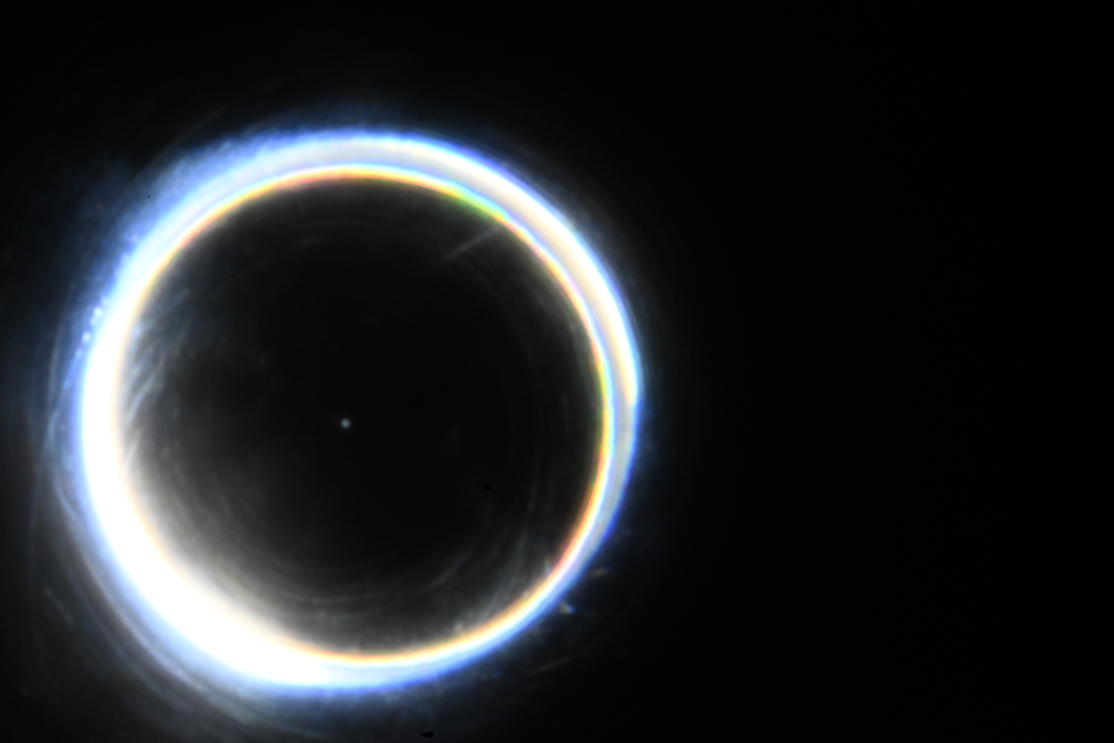
#> input picture example/Img015.jpg, 5568 x 3712 px (shown at 1/5 size)
$ jupyter execute --allow-errors gravlens.ipynb   (shell and % lines are left out)
#> lines starting #> are read from the running program, lines starting #| are printed output that depends on the picture; after the words box and inside, x2 and y2 are one past the last pixel; in counts of white or black regions, pixels touching at a corner belong together
# Gravitational Lensing Image Analysis

This notebook analyzes two pictures taken with the same setup:

- **Ring picture** (`RING_IMAGE_PATH`): one ring. The notebook detects the ring, finds the **coordinates of its center**, and measures its **radius / diameter** in actual units.
- **Double-image picture** (`DOUBLE_IMAGES_PATH`): two lensed images (vague lines or blobs). The notebook finds both images, measures the **light intensity of each** and their ratio, and finds the **distance of each image from the ring center** measured in the ring picture.

Steps:

1. **Read in both pictures** (converting JPEG values back to values proportional to light)
2. **Background-subtract** them (using a background frame scaled to each picture's exposure, or an estimate from each picture's border)
3. **Ring picture:** detect the ring and find its center, radius, and diameter
4. **Double-image picture:** intensity of the two images
5. **Distance of each image from the ring center**
6. **Summary**

**Requires:** `numpy`, `matplotlib`, `scikit-image`, `scipy`, `pillow`

[cell 1]
import numpy as np
import matplotlib.pyplot as plt
from PIL import Image
from skimage import io, color, feature, transform, segmentation, morphology
from skimage.util import img_as_float32
from scipy import ndimage

plt.rcParams['figure.figsize'] = (8, 6)

## Settings

Edit everything in the next cell to match your setup:

- `RING_IMAGE_PATH`: the picture with the ring.
- `DOUBLE_IMAGES_PATH`: the picture with the two lensed images. **The camera and pinhole must not move between the two pictures**, because the image distances are measured from the ring center found in the ring picture.
- `BACKGROUND_PATH`: a background frame taken with the light source blocked, or `None` to estimate the background from each picture's border instead.
- `BACKGROUND_SCALE`: the background frame only matches a picture if it was taken with the same exposure time and ISO. With `"auto"`, the notebook reads both from each file's metadata and scales the background frame by the ratio (exposure time × ISO), which is valid because the values are linear (see `LINEARIZE`). Set a number to scale by hand, or `1` to subtract it as-is.
- `LINEARIZE`: JPEGs store brightness on a curved (gamma) scale, so a pixel value of 0.5 is not half as much light as 1.0. With `LINEARIZE = True` the notebook undoes the standard sRGB curve so pixel values are approximately proportional to light. **Keep this on.** It does not affect ring geometry.
- `PIXEL_SCALE`: how many real-world units one pixel spans. Because there is **no lens** on the camera, light falls directly onto the sensor, so the scale is just the sensor's pixel pitch: sensor width / number of pixels across (Nikon Z50 II: 23.5 mm / 5568 px ≈ 4.22 µm per pixel). Sizes are therefore measured **at the sensor plane**. If you save JPEGs at a smaller image size (M or S), set `SENSOR_WIDTH_PX` to that image's pixel width. Don't use crop modes, since a cropped frame no longer spans the full 23.5 mm.

Ring picture:

- `R_MIN_PX`, `R_MAX_PX`: the range of plausible ring radii **in pixels**. `R_MAX_PX = None` searches up to half the image height.

Double-image picture:

- `N_IMAGES`: number of lensed images to measure (2 for this experiment).
- `IMAGE_APERTURES`: `None` to find the images automatically. If automatic detection merges the two images or picks up something else (a reflection, glare), give the regions by hand as a list of `(x, y, radius)` circles in pixels, read off the axes of the plotted picture.

[cell 2]
RING_IMAGE_PATH = "example/Img015.jpg"      # picture with the ring
DOUBLE_IMAGES_PATH = "example/Img021.jpg"   # picture with the two lensed images (same camera position!)
BACKGROUND_PATH = "example/Img016.jpg"      # background frame (light source blocked), or None
BACKGROUND_SCALE = "auto"           # "auto" = scale by exposure time x ISO from the metadata, or a number
LINEARIZE = True                    # undo the JPEG gamma curve so pixel values ~ proportional to light

# No lens: light lands directly on the sensor, so one pixel = one sensor pixel pitch.
# Nikon Z50 II sensor: 23.5 x 15.7 mm at 5568 x 3712 pixels.
SENSOR_WIDTH_MM = 23.5
SENSOR_WIDTH_PX = 5568
PIXEL_SCALE = SENSOR_WIDTH_MM / SENSOR_WIDTH_PX   # ~0.00422 mm per pixel (4.22 um)
UNIT = "mm"                         # name of the unit, used in printouts and plots

# --- ring picture ---
R_MIN_PX = 100                      # smallest expected ring radius, in pixels (full resolution)
R_MAX_PX = None                     # largest expected radius in pixels, or None for half the image height

# --- double-image picture ---
N_IMAGES = 2                        # number of lensed images to measure
IMAGE_APERTURES = None              # None = find automatically, or [(x, y, radius), ...] in pixels,
                                    #   e.g. [(1300, 2100, 600), (4400, 1950, 900)]

## 1. Read in both pictures

Each picture is loaded and converted to a grayscale float array in `[0, 1]`. With `LINEARIZE = True`, each color channel is first converted from the JPEG's sRGB curve back to linear light, so grayscale values are proportional to the light that hit the sensor. Linear images look dark on screen, so plots are shown with a display stretch; all measurements use the linear values.

Pixels at the top of the camera's range (saturated) are recorded, because the true brightness there is unknown and intensities that include them are underestimates. The exposure time and ISO are read from each file's metadata.

[cell 3]
def srgb_to_linear(v):
    """Invert the sRGB transfer curve: encoded value in [0, 1] -> linear light in [0, 1]."""
    return np.where(v <= 0.04045, v / 12.92, ((v + 0.055) / 1.055) ** 2.4)

def load_gray(path):
    """Load an image as grayscale float32 in [0, 1] (linear light if LINEARIZE).
    Returns (gray, saturated) where `saturated` marks pixels clipped in any channel."""
#> called with path = 'example/Img015.jpg'
    img = img_as_float32(io.imread(path))
    if img.ndim == 3:
        img = img[..., :3]                            # drop alpha channel if present
        saturated = (img >= 0.995).any(axis=-1)
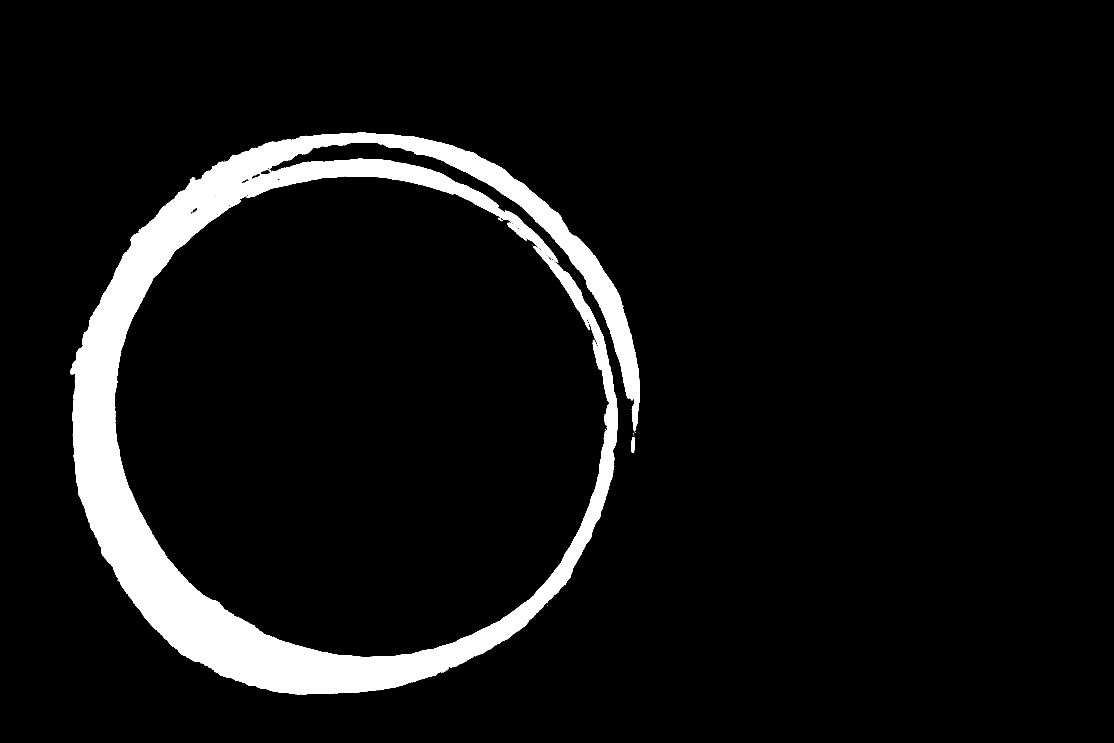
#> saturated: shape (3712, 5568) bool (shown at 1/5 size); 6.9% white; 169 white regions (166 under 20 px), largest, box (x1, y1, x2, y2) and area: (351, 660, 3200, 3473) 1414549, (3156, 2185, 3175, 2259) 970, (2492, 1089, 2504, 1097) 56
        if LINEARIZE:
            img = srgb_to_linear(img).astype(np.float32)
#> in srgb_to_linear, `return np.where(v <= 0.04045, v / 12.92, ((v + 0.055) / 1.055) ** 2.4)`:
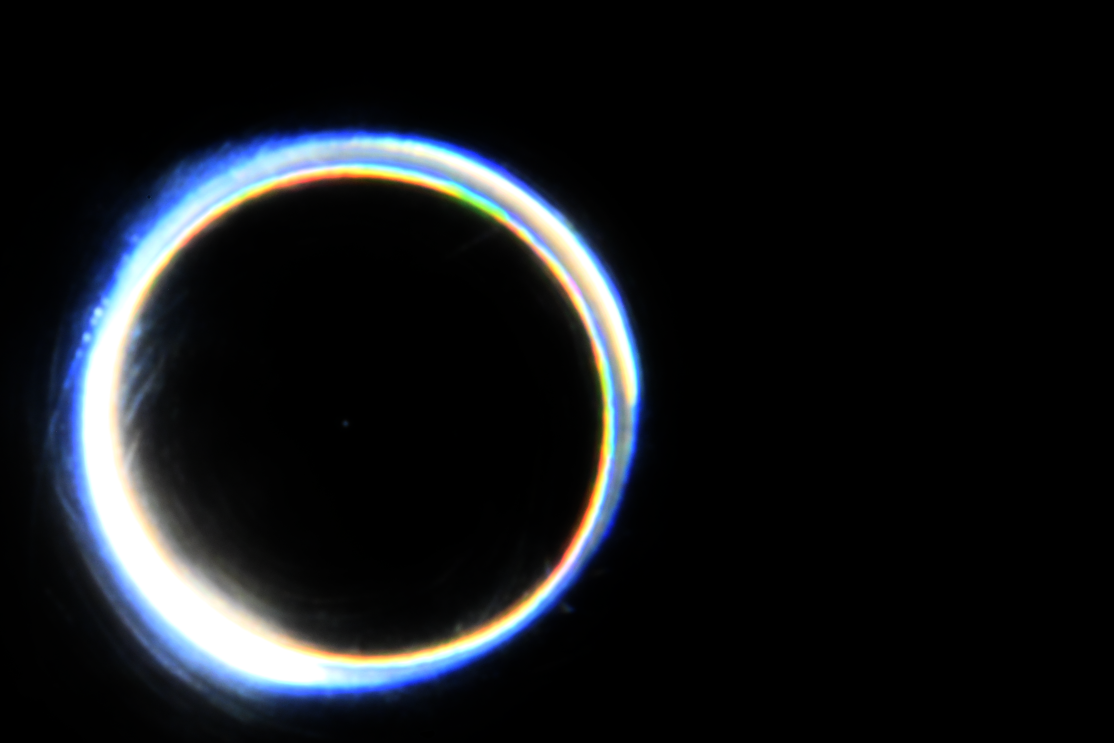
#> returned value: shape (3712, 5568, 3) float32 (shown at 1/5 size); mean of channels 0, 1, 2 0.0812, 0.091, 0.103; drawn as R, G, B
        gray = color.rgb2gray(img).astype(np.float32)  # luminance weights assume linear RGB
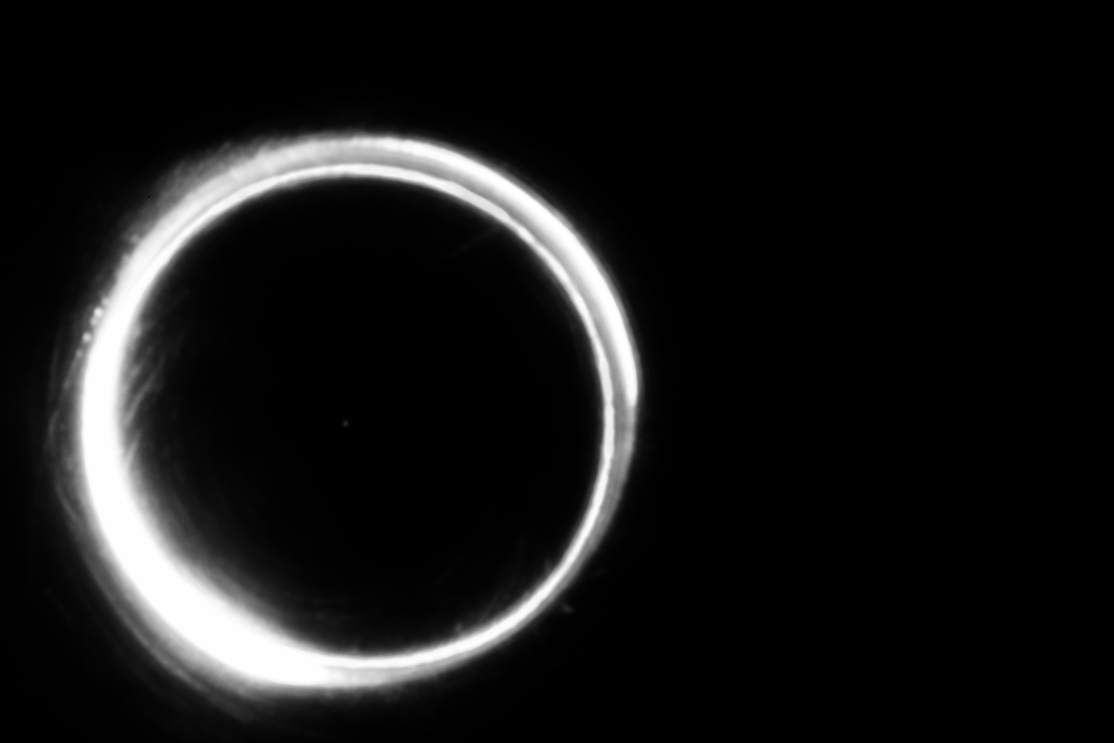
#> gray: shape (3712, 5568) float32 (shown at 1/5 size); min 0, max 1, mean 0.092
    else:
        saturated = img >= 0.995
        gray = srgb_to_linear(img).astype(np.float32) if LINEARIZE else img
    return gray, saturated

# [5 lines left out: function exposure_info, not called in this run]

def stretch(image):
    """Display-only brightness stretch so linear images are visible on screen."""
    return np.clip(image, 0, None) ** (1 / 2.2) if LINEARIZE else image

ring_gray, ring_saturated = load_gray(RING_IMAGE_PATH)
#> (the rest of this cell did not finish here and is left out)


fig, axes = plt.subplots(1, 2, figsize=(14, 5))
for ax, path, g, sat in [(axes[0], RING_IMAGE_PATH, ring_gray, ring_saturated),
                         (axes[1], DOUBLE_IMAGES_PATH, dbl_gray, dbl_saturated)]:
    t, iso = exposure_info(path)
    print(f"{path}: {g.shape[1]} x {g.shape[0]} px "
          f"({g.shape[1]*PIXEL_SCALE:.2f} x {g.shape[0]*PIXEL_SCALE:.2f} {UNIT}), "
          f"exposure {t} s, ISO {iso}, saturated pixels {100 * sat.mean():.2f}%")
    ax.imshow(stretch(g), cmap='gray')
    ax.set_title(path + ('  (display-stretched)' if LINEARIZE else ''))
plt.show()

## 2. Background subtraction

Two options, chosen automatically based on `BACKGROUND_PATH`:

- **Background frame:** a frame taken with the same setup but the light source blocked is subtracted pixel-by-pixel, after scaling it to each picture's exposure (`BACKGROUND_SCALE`). For example, a background taken at 0.625 s is multiplied by 0.16 before being subtracted from a 0.1 s picture at the same ISO.
- **Border estimate:** otherwise, the background level is estimated as the median of a border strip around the edge of each picture (assuming the ring or images do not reach the edges) and subtracted as a constant.

Negative values after subtraction are clipped to zero. The background-subtracted pictures are used for finding the ring and the images. The intensity measurement additionally subtracts a **local** background around each image, which removes any glow or scattered light that the background frame doesn't account for.

#> (a cell that did not finish here is left out)

    t_b, iso_b = exposure_info(BACKGROUND_PATH)

# [26 lines left out: function subtract_background, not called in this run]

ring_bkg, ring_sub, desc = subtract_background(ring_gray, RING_IMAGE_PATH)
print(f"{RING_IMAGE_PATH}: background = {desc}")
dbl_bkg, dbl_sub, desc = subtract_background(dbl_gray, DOUBLE_IMAGES_PATH)
print(f"{DOUBLE_IMAGES_PATH}: background = {desc}")

fig, axes = plt.subplots(1, 2, figsize=(14, 5))
axes[0].imshow(stretch(ring_sub), cmap='gray'); axes[0].set_title(f'{RING_IMAGE_PATH}, background-subtracted')
axes[1].imshow(stretch(dbl_sub), cmap='gray'); axes[1].set_title(f'{DOUBLE_IMAGES_PATH}, background-subtracted')
plt.show()

## 3. Ring picture: detect the ring and find its center

Two steps:

1. **Coarse detection** with a circular Hough transform on a Canny edge map of a downscaled copy of the image (a full-resolution Hough transform would need tens of GB of memory). This gives a rough center and radius.
2. **Precise fit along the ring's midline.** From the rough center, the notebook casts 720 rays outward and, along each ray, finds the middle of the bright band: the brightness-weighted average radius of all the light above `MIDLINE_FRAC` (10%) of that ray's peak. Using all of the ring's light, rather than only its brightest part, keeps the midline steady where the ring splits into a thin inner band and a broad outer band. A least-squares circle is fit to these midline points, outliers are rejected, and the process repeats from the new center until it settles.

Because each ray contributes one *position*, regardless of how bright the ring is there, uneven brightness around the ring does not pull the center sideways. Rays where the ring is very faint or missing are ignored.

If detection fails, adjust `R_MIN_PX` / `R_MAX_PX`, or `CANNY_SIGMA` (larger = smoother edges, good for noisy images).

The fitted radius is the radius of the ring's **midline**, in pixels; multiplying by `PIXEL_SCALE` converts it to real units. The quoted uncertainty is statistical (from the scatter of the midline points about the circle); it does not include the ~0.2% uncertainty in the sensor-size spec. Neighboring rays are not fully independent and the ring is not perfectly circular, so treat it as a lower limit; the fit-residual plot shows how far the real ring departs from a circle.

[cell 5]
CANNY_SIGMA = 3          # increase if the edge map (shown below) is noisy
#> CANNY_SIGMA = 3
DETECT_MAX_DIM = 600     # coarse Hough detection runs on a copy downscaled to this size (long side)
RIDGE_SMOOTH_PX = 4      # smoothing (pixels) applied before tracing the ring's midline
N_RAYS = 720             # number of rays used to trace the ring
MIN_RAY_FRAC = 0.15      # ignore rays where the ring is fainter than this fraction of the typical ray
MIDLINE_FRAC = 0.1       # midline = brightness-weighted mean radius of light above this fraction of the ray's peak

# [27 lines left out: functions fit_circle, trace_ring, not called in this run]

# --- 1. Coarse detection: Hough transform on a small copy of the image ---
#> (the rest of this cell did not finish here and is left out)
